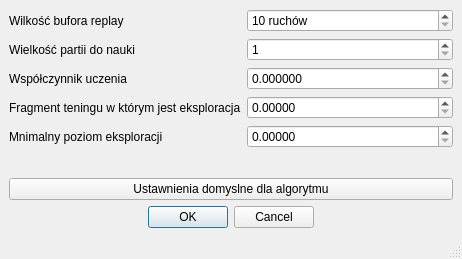
<?xml version="1.0" encoding="UTF-8"?>
<ui version="4.0">
 <class>MainWindow</class>
 <widget class="QMainWindow" name="MainWindow">
  <property name="geometry">
   <rect>
    <x>0</x>
    <y>0</y>
    <width>462</width>
    <height>259</height>
   </rect>
  </property>
  <property name="windowTitle">
   <string>DQN szczegóły</string>
  </property>
  <widget class="QWidget" name="centralwidget">
   <layout class="QVBoxLayout" name="verticalLayout">
    <item>
     <layout class="QFormLayout" name="formLayout">
      <item row="0" column="0">
       <widget class="QLabel" name="label">
        <property name="text">
         <string>Wilkość bufora replay</string>
        </property>
       </widget>
      </item>
      <item row="0" column="1">
       <widget class="QSpinBox" name="replay_size_spin">
        <property name="suffix">
         <string> ruchów</string>
        </property>
        <property name="minimum">
         <number>10</number>
        </property>
        <property name="maximum">
         <number>9999999</number>
        </property>
       </widget>
      </item>
      <item row="1" column="0">
       <widget class="QLabel" name="label_6">
        <property name="text">
         <string>Wielkość partii do nauki</string>
        </property>
       </widget>
      </item>
      <item row="1" column="1">
       <widget class="QSpinBox" name="mini_batch_size_zpin">
        <property name="minimum">
         <number>1</number>
        </property>
        <property name="maximum">
         <number>9999999</number>
        </property>
       </widget>
      </item>
      <item row="2" column="0">
       <widget class="QLabel" name="label_2">
        <property name="text">
         <string>Współczynnik uczenia</string>
        </property>
       </widget>
      </item>
      <item row="2" column="1">
       <widget class="QDoubleSpinBox" name="learning_rate_spin">
        <property name="decimals">
         <number>6</number>
        </property>
        <property name="minimum">
         <double>0.000000000000000</double>
        </property>
        <property name="maximum">
         <double>1.000000000000000</double>
        </property>
       </widget>
      </item>
      <item row="3" column="0">
       <widget class="QLabel" name="label_4">
        <property name="text">
         <string>Fragment teningu w którym jest eksploracja</string>
        </property>
       </widget>
      </item>
      <item row="3" column="1">
       <widget class="QDoubleSpinBox" name="exploration_decay_spin">
        <property name="decimals">
         <number>5</number>
        </property>
        <property name="maximum">
         <double>0.990000000000000</double>
        </property>
       </widget>
      </item>
      <item row="4" column="0">
       <widget class="QLabel" name="label_5">
        <property name="text">
         <string>Mnimalny poziom eksploracji</string>
        </property>
       </widget>
      </item>
      <item row="4" column="1">
       <widget class="QDoubleSpinBox" name="mnimal_exploration_spin">
        <property name="decimals">
         <number>5</number>
        </property>
        <property name="maximum">
         <double>0.990000000000000</double>
        </property>
       </widget>
      </item>
     </layout>
    </item>
    <item>
     <widget class="QPushButton" name="default_settings_button">
      <property name="text">
       <string>Ustawnienia domyslne dla algorytmu</string>
      </property>
     </widget>
    </item>
    <item alignment="Qt::AlignHCenter">
     <widget class="QDialogButtonBox" name="buttonBox">
      <property name="standardButtons">
       <set>QDialogButtonBox::Cancel|QDialogButtonBox::Ok</set>
      </property>
     </widget>
    </item>
   </layout>
  </widget>
  <widget class="QStatusBar" name="statusbar"/>
 </widget>
 <resources/>
 <connections/>
</ui>
